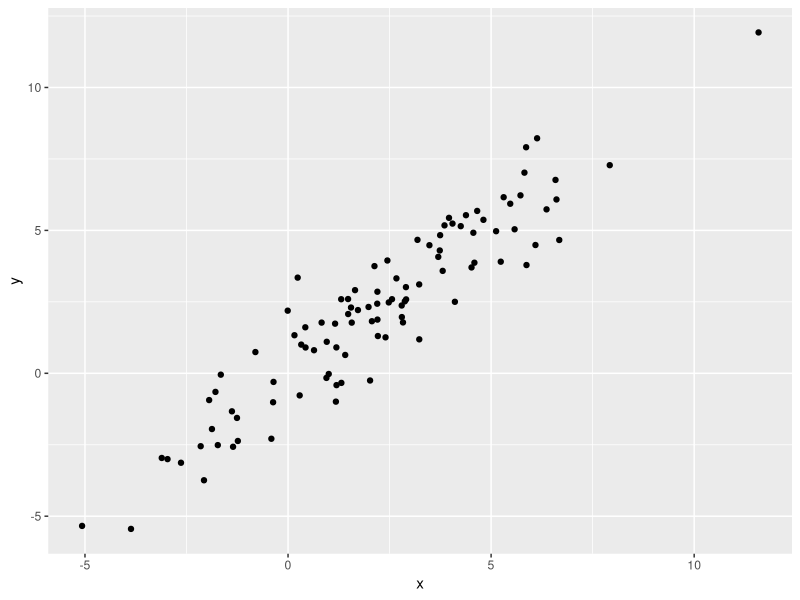

Reproduce this figure in R.
## ---- chunk 1
library(tidyverse)
## ---- chunk 2
plot_df= 
  tibble(
    x=rnorm(100,2,3),
    y= x+ rnorm(100)
  )

plot_df |>
  ggplot(aes(x=x,y=y))+
  geom_point()
